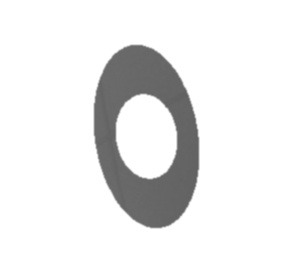
#> input picture image.jpg, 292 x 272 px
$ python -i Filter_cv2.py   (imports and definitions only)   (older library calls are emulated)
#> lines starting #> are read from the running program, lines starting #| are printed output that depends on the picture
#> further down, picture is the input picture: shape (272, 292, 3); min 93, max 255, mean 234.1
import numpy as np
import cv2
from sklearn.gaussian_process import GaussianProcessRegressor
from sklearn.gaussian_process.kernels import RBF
from sklearn.decomposition import NMF
import pywt
import bm3d
from sklearn.decomposition import DictionaryLearning
from sklearn.cluster import KMeans
import pywt.data
from sklearn.metrics.pairwise import rbf_kernel
from sklearn.decomposition import PCA
from scipy import signal
from scipy.signal import convolve2d
# 1.Wiener Filter là một phương pháp lọc thích ứng,
# giúp giảm nhiễu trong ảnh bằng cách ước lượng giá trị của các pixel với một trung bình có trọng số.
# [196 lines left out: functions wiener_filter, anisotropic_diffusion, denoise_image, wavelet_denoising, rbf_denoising, adaptive_wiener_filter and 9 more, not called in this run]

#16.Bilateral Grid là một phương pháp lọc hiệu quả để loại bỏ nhiễu mà vẫn bảo vệ các cạnh sắc nét trong ảnh.
# Phương pháp này sử dụng
# một lưới đối xứng để lưu trữ các giá trị pixel và sau đó tính toán lại các giá trị pixel để loại bỏ nhiễu
def bilateral_grid_denoising(image, diameter=5, sigma_color=75, sigma_space=75):
    return cv2.bilateralFilter(image, diameter, sigma_color, sigma_space)

#17.EMA có thể sử dụng để làm mượt ảnh theo thời gian,
# đặc biệt là trong các video hoặc chuỗi ảnh, làm giảm nhiễu trong mỗi khung hình.
def ema_denoising(image, alpha=0.1):
    return cv2.addWeighted(image, 1 - alpha, image, 0, alpha)
#18.K-means có thể được sử dụng để phân nhóm các giá trị pixel trong ảnh thành các cụm và
# làm mượt các giá trị của mỗi cụm, giúp giảm nhiễu.
# [43 lines left out: functions kmeans_denoising, sparse_representation_denoising, bilateral_grid_denoising, tv_denoising_soft_threshold, not called in this run]
#22.Local Histogram Equalization (LHE) có thể giúp giảm nhiễu
# và cải thiện độ tương phản cho các vùng ảnh có cường độ sáng tối đồng đều.

def local_hist_eq(image, kernel_size=8):
    return cv2.equalizeHist(cv2.GaussianBlur(image, (kernel_size, kernel_size), 0))
#23.Sử dụng Canny Edge Detection có thể giúp loại bỏ nhiễu đồng thời bảo vệ các cạnh quan trọng trong ảnh.
# Dù chủ yếu được dùng để phát hiện cạnh, nhưng nó cũng có thể hỗ trợ trong việc lọc nhiễu.

def canny_edge_denoising(image, low_threshold=100, high_threshold=200):
    edges = cv2.Canny(image, low_threshold, high_threshold)
    return edges
#24.BM3D là một phương pháp lọc mạnh mẽ cho phép giảm nhiễu trong ảnh mà không làm mờ các cạnh,
# sử dụng phương pháp "block matching" để tìm các khối tương tự trong ảnh và thay thế chúng.
def bm3d_denoising(image):
    return bm3d.bm3d(image, stage_arg=bm3d.BM3DStages.HARD_THRESHOLDING)

#25.Ngoài phương pháp "Perona-Malik", một số biến thể của
# Non-Linear Diffusion có thể được áp dụng để làm mượt ảnh trong khi giữ lại các chi tiết quan trọng như cạnh.
# [57 lines left out: functions anisotropic_diffusion, wavelet_shrinkage, low_rank_matrix_approximation, gaussian_process_denoising, random_walk_denoising, not called in this run]
#30.Phương pháp này lọc ảnh trong không gian gradient thay vì không gian pixel,
# giảm nhiễu bằng cách điều chỉnh gradient của ảnh.
def gradient_domain_denoising(image, sigma=1.0):
#> called with sigma = 1
    gradient_x = cv2.Sobel(image, cv2.CV_64F, 1, 0, ksize=3)
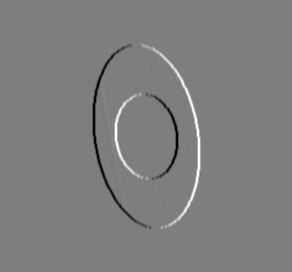
#> gradient_x: shape (272, 292, 3) float64; min -470, max 478, mean 0; drawn with min black and max white
    gradient_y = cv2.Sobel(image, cv2.CV_64F, 0, 1, ksize=3)
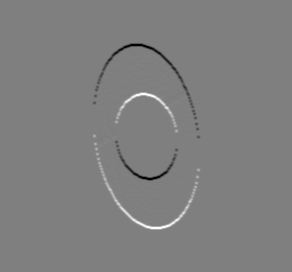
#> gradient_y: shape (272, 292, 3) float64; min -463, max 462, mean 0; drawn with min black and max white

    # Lọc gradient
    gradient_x = cv2.GaussianBlur(gradient_x, (5, 5), sigma)
    gradient_y = cv2.GaussianBlur(gradient_y, (5, 5), sigma)

    # Xây dựng lại ảnh từ các gradient đã lọc
    denoised_image = cv2.addWeighted(gradient_x, 0.5, gradient_y, 0.5, 0)
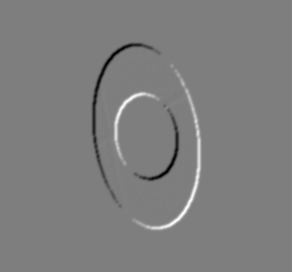
#> denoised_image: shape (272, 292, 3) float64; min -245.9, max 249.9, mean 0; drawn with min black and max white
    return np.uint8(denoised_image)
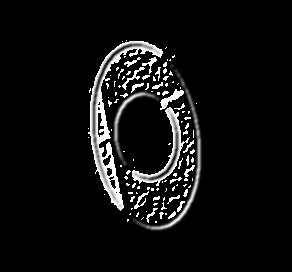
#> returned value: shape (272, 292, 3); min 0, max 255, mean 16.2

#31.Guided Filter: Đây là một phương pháp lọc bảo vệ cạnh khá hiệu quả,
# áp dụng hướng dẫn từ một ảnh khác (thường là ảnh gốc) để điều chỉnh quá trình lọc.
def guided_filter(image, radius=5, eps=0.1):
    return cv2.ximgproc.guidedFilter(image, image, radius, eps)
#32.Joint Bilateral Filtering: Đây là một phương pháp lọc đồng bộ sử dụng thông tin từ một ảnh dẫn hướng
# (thường là ảnh gốc hoặc ảnh mờ) để áp dụng các phép lọc bilateral trong không gian ảnh.
def joint_bilateral_filter(image, guide, d=9, sigma_color=75, sigma_space=75):
    return cv2.ximgproc.jointBilateralFilter(guide, image, d, sigma_color, sigma_space)

#33.TV Denoising là một phương pháp lọc có thể giảm nhiễu trong ảnh mà không làm mất các cạnh sắc nét,
# thích hợp cho ảnh có nhiều nhiễu và vẫn giữ được các chi tiết quan trọng.
def tv_denoising(image, weight=0.1):
    return cv2.ximgproc.createTotalVariationFilter(image, weight).filter(image)
#34.Lọc khu biệt (hay còn gọi là lọc Perona-Malik) giúp giảm nhiễu trong khi giữ lại các chi tiết biên của ảnh,
#thông qua việc điều chỉnh hệ số khu biệt theo hướng các cạnh.
# [16 lines left out: functions anisotropic_diffusion, retinex_filter, not called in this run]
#36. Bộ lọc Gabor là một loại bộ lọc không gian tần số được sử dụng để phát hiện các chi tiết và kết cấu trong ảnh, đồng thời có thể giảm nhiễu.
# Bộ lọc này có thể hữu ích trong các ứng dụng phân tích kết cấu.
def gabor_filter(image, kernel_size=21, sigma=5.0, theta=0, lambda_=10.0, psi=0, gamma=1.0):
    kernel = cv2.getGaborKernel((kernel_size, kernel_size), sigma, theta, lambda_, psi, gamma)
    return cv2.filter2D(image, cv2.CV_32F, kernel)
#37. Bộ lọc đệ quy có thể giảm nhiễu trong ảnh mà không làm mờ các chi tiết quan trọng.
# Bộ lọc này thường được sử dụng trong các hệ thống tín hiệu số.
# [5 lines left out: function recursive_filter, not called in this run]
#38. Lọc dựa trên dòng quang học (Optical Flow) có thể được sử dụng để giảm nhiễu trong các video hoặc ảnh liên tiếp,
# bằng cách phân tích chuyển động của các đối tượng trong ảnh.
def optical_flow_denoising(prev_image, next_image):
    flow = cv2.calcOpticalFlowFarneback(prev_image, next_image, None, 0.5, 3, 15, 3, 5, 1.2, 0)
    return flow
#39. Bộ lọc Lee là một loại bộ lọc thích ứng giúp giảm nhiễu trong ảnh vệ tinh, ảnh radar hoặc các ảnh có nhiễu Gaussian. Bộ lọc này hoạt động
# bằng cách tính toán giá trị trung bình của các pixel xung quanh mỗi pixel và điều chỉnh dựa trên độ lệch chuẩn.
# [98 lines left out: functions lee_filter, gamma_correction, denoise_image, not called in this run]

>>> import cv2
>>> picture = cv2.imread('image.jpg')
>>> result = gradient_domain_denoising(picture)

$ run again, on A4_chessboard.jpg
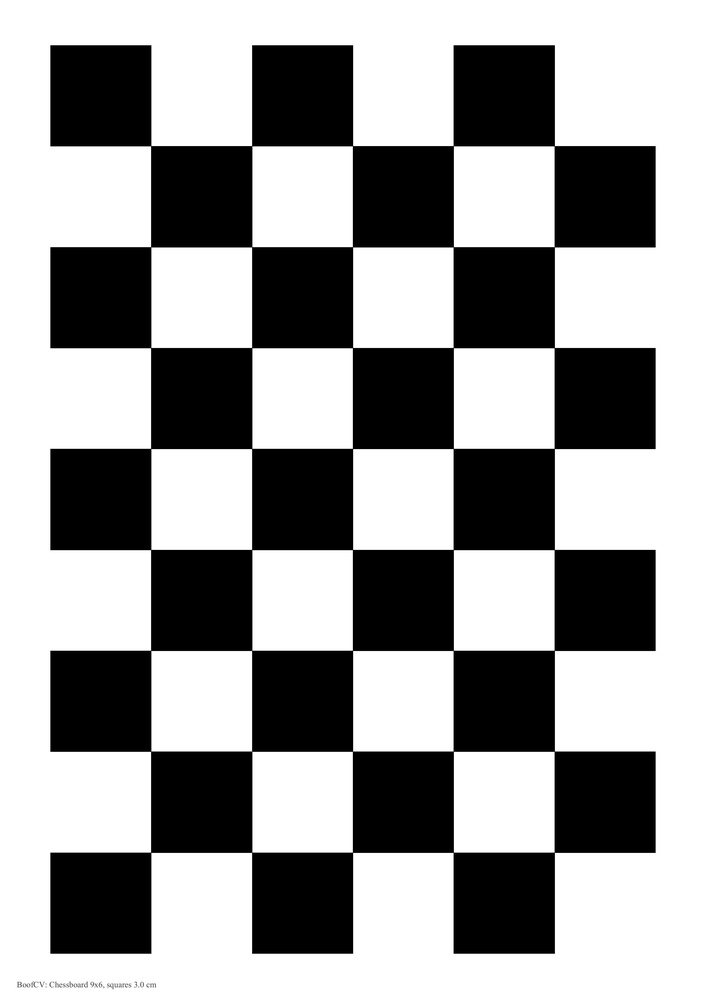
#> input picture A4_chessboard.jpg, 706 x 999 px, shrunk from 2481 x 3508 before the run
#> picture is the input picture: shape (999, 706, 3); min 0, max 255, mean 155.1
#> in gradient_domain_denoising, `denoised_image = cv2.addWeighted(gradient_x, 0.5, gradient_y, 0.5, 0)`:
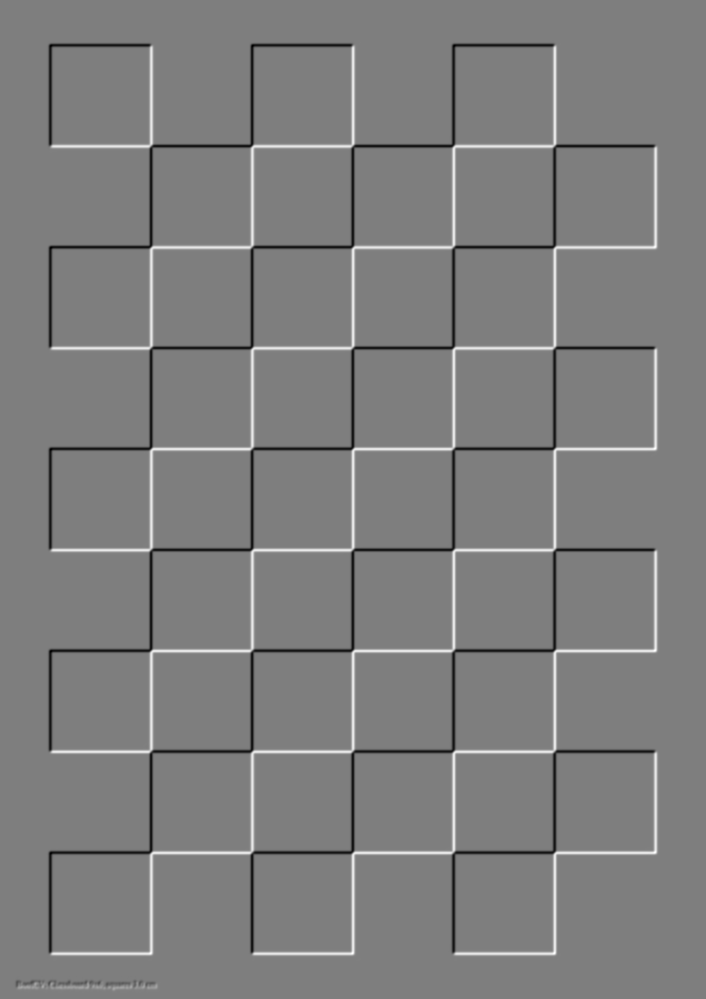
#> denoised_image: shape (999, 706, 3) float64; min -393.4, max 399, mean 0; drawn with min black and max white
#> in gradient_domain_denoising, `return np.uint8(denoised_image)`:
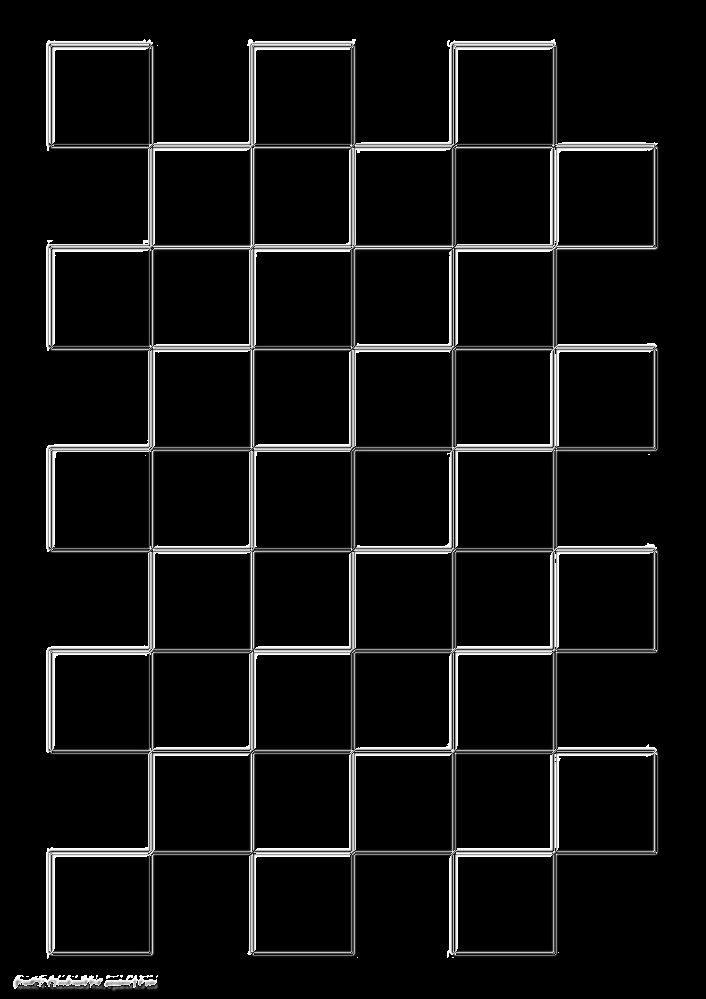
#> returned value: shape (999, 706, 3); min 0, max 255, mean 16.3
